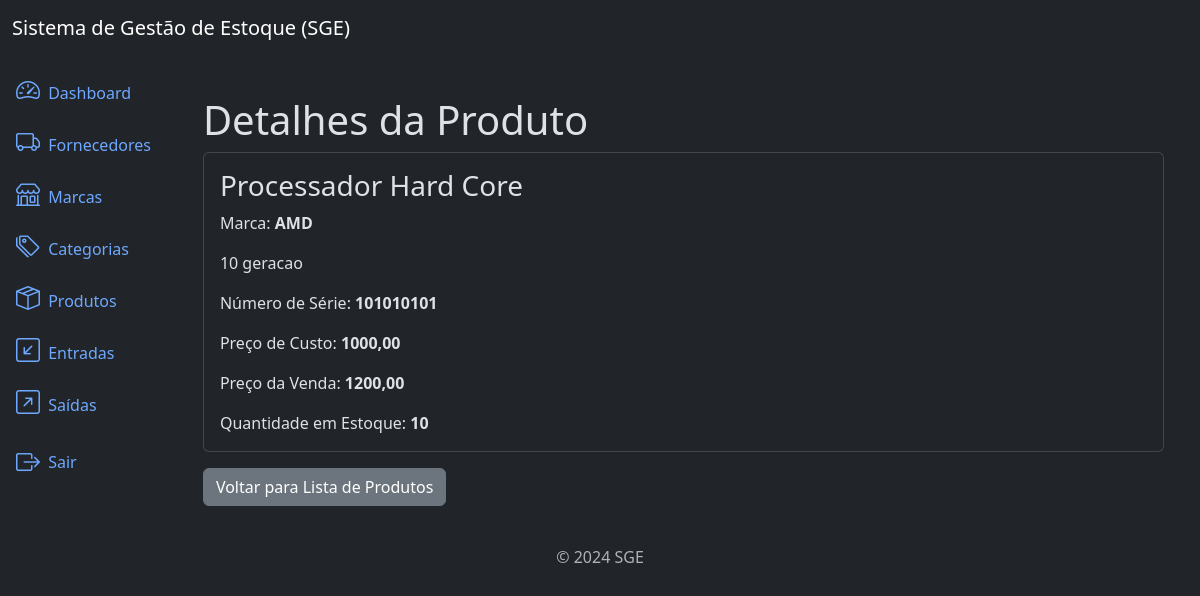
/products/2/detail/ (signed in), run on an earlier commit of the app's database.
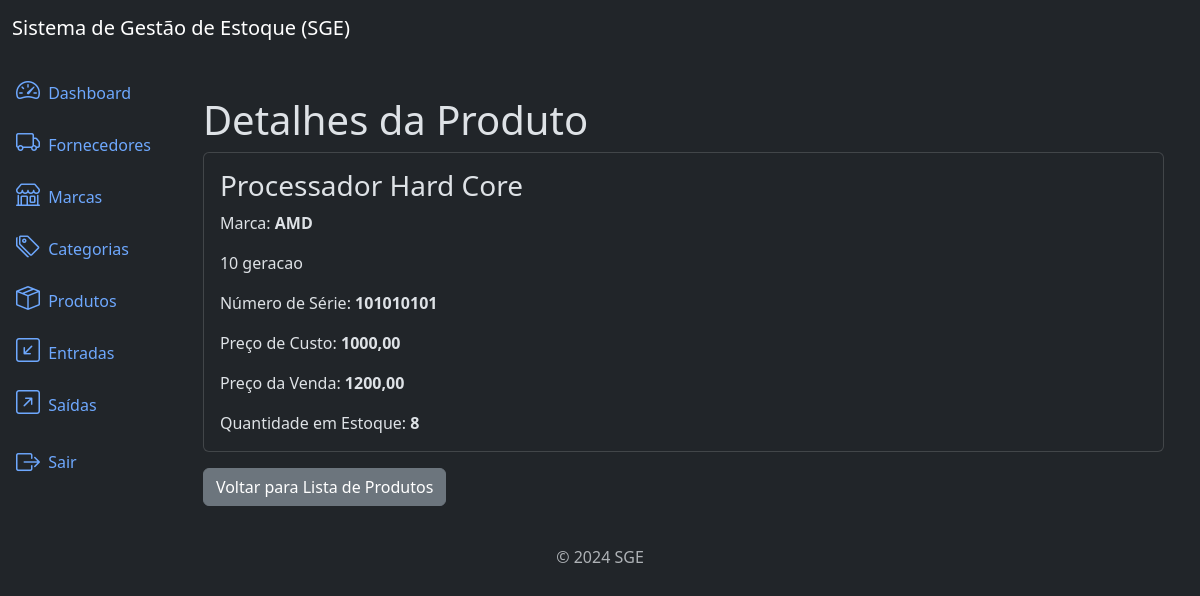
And on a later commit of the database.
### products/models.py (models this page shows, shortened)
class Product(models.Model):
    title = models.CharField(max_length=500)
    category = models.ForeignKey(Category, on_delete=models.PROTECT, related_name='products')
    brand = models.ForeignKey(Brand, on_delete=models.PROTECT, related_name='products')
    description = models.TextField(null=True, blank=True)
    serie_number = models.CharField(max_length=200, null=True, blank=True)
    cost_price = models.DecimalField(max_digits=20, decimal_places=2)
    selling_price = models.DecimalField(max_digits=20, decimal_places=2)
    quantity = models.IntegerField(default=0)
    created_at = models.DateTimeField(auto_now_add=True)
    updated_at = models.DateTimeField(auto_now=True)
    class Meta:
        ordering = ['title']

### brands/models.py (models this page shows)
class Brand(models.Model):
    name = models.CharField(max_length=500)
    description = models.TextField(null=True, blank=True)
    created_at = models.DateTimeField(auto_now_add=True)
    updated_at = models.DateTimeField(auto_now=True)
    class Meta:
        ordering = ['name']
    def __str__(self):
        return self.name

### products/views.py (the view)
# urls.py: path('products/<int:pk>/detail/', ProductDetailView.as_view(), name='product_detail'),
class ProductDetailView(LoginRequiredMixin, PermissionRequiredMixin, DetailView):
    model = Product
    template_name = 'product_detail.html'
    permission_required = 'products.view_product'

### products/templates/product_detail.html (shortened to what this page needs)
{% extends 'base.html' %}
{% block content %}
<div class="container mt-4">
    <h3 class="display-6">Detalhes da Produto</h3>
    <div class="card">
        <div class="card-body">
            <h3 class="card-title">
                {{ object.title }}
            </h3>
            <p class="card-text">
                Marca: <strong>{{ object.brand }}</strong>
            </p>
            <p class="card-text">
                {{ object.description }}
            </p>Número de Série: <strong>{{ object.serie_number }}</strong>
            <p class="card-text">
                Preço de Custo: <strong>{{ object.cost_price }}</strong>
            </p>
            <p class="card-text">
                Preço da Venda: <strong>{{ object.selling_price }}</strong>
            </p>
            <p class="card-text">
                Quantidade em Estoque: <strong>{{ object.quantity }}</strong>
            </p>
        </div>
    </div>
    <a href="{% url 'product_list' %}" class="btn btn-secondary mt-3">Voltar para Lista de Produtos</a>
</div>
{% endblock %}

What changed in the data, as far as the page shows it:
changed Product "Processador Hard Core": quantity "10" → "8"
